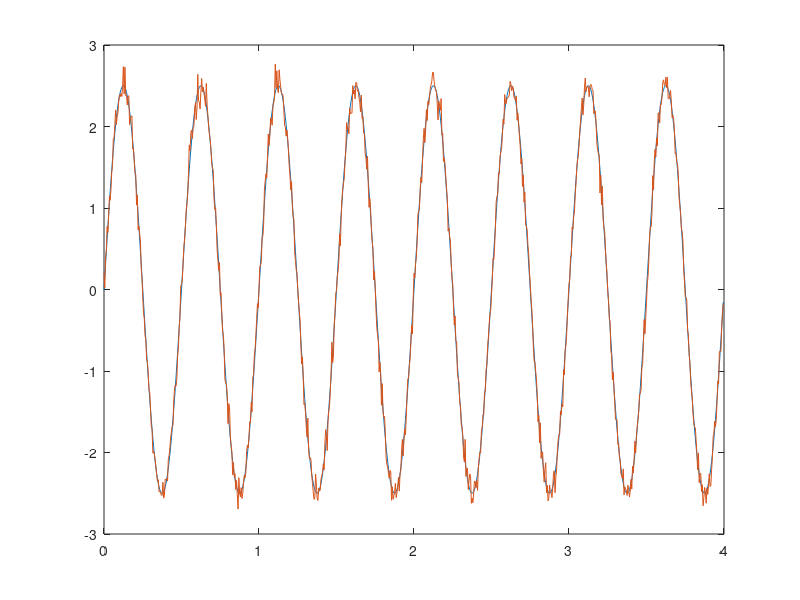

Write MATLAB code to recreate this figure.
A = 2.5;
ts = 0.005;
T = 4;
f = 2;

t = 0 : ts : T - ts;
y = sin(2 * pi * f * t) * A;
ys = randn(size(y)) * 0.1  + y;

plot(t,y)
hold on
plot(t, ys)
hold off